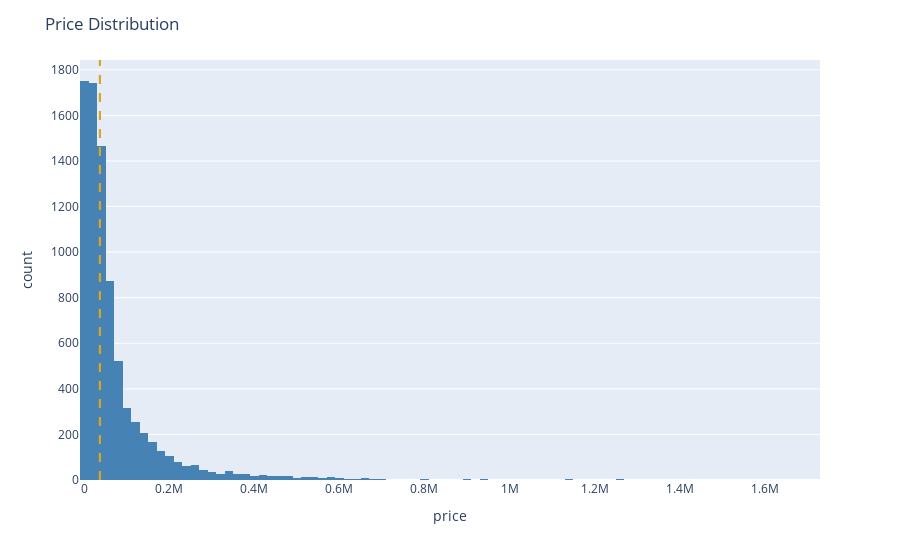

Here is the notebook cell this chart was saved with:
### Markdown cell above
#### 2. Price Distribution

### Code cell
# create a histogram and set 100 bins
fig_2 = px.histogram(hospital_all, 
                     x = "price", 
                     nbins = 100, 
                     color_discrete_sequence = ['steelblue'],)

# add the median line
fig_2.add_vline(x = np.median(hospital_all.price), 
                line_dash = 'dash', 
                line_color = 'goldenrod')

fig_2.add_vline(x = np.median(hospital_all.price), 
                        line_dash = 'dash', 
                        line_color = 'goldenrod')

fig_2.update_layout(title = "Price Distribution")

fig_2.show()

### Figure 1 — Plotly figure (JSON) as saved in the notebook; plotly's stock layout.template omitted (floating-point values rounded to 4 significant figures; data arrays with more than 128 entries replaced by an {"elided": "..."} marker saying what was removed)
{"data": [{"alignmentgroup": "True", "bingroup": "x", "hovertemplate": "price=%{x}<br>count=%{y}<extra></extra>", "legendgroup": "", "marker": {"color": "steelblue", "pattern": {"shape": ""}}, "name": "", "nbinsx": 100, "offsetgroup": "", "orientation": "v", "showlegend": false, "type": "histogram", "x": {"elided": "8157 float values"}, "xaxis": "x", "yaxis": "y"}], "layout": {"barmode": "relative", "legend": {"tracegroupgap": 0}, "margin": {"t": 60}, "shapes": [{"line": {"color": "goldenrod", "dash": "dash"}, "type": "line", "x0": 36790.0, "x1": 36790.0, "xref": "x", "y0": 0, "y1": 1, "yref": "y domain"}, {"line": {"color": "goldenrod", "dash": "dash"}, "type": "line", "x0": 36790.0, "x1": 36790.0, "xref": "x", "y0": 0, "y1": 1, "yref": "y domain"}], "title": {"text": "Price Distribution"}, "xaxis": {"anchor": "y", "domain": [0, 1], "title": {"text": "price"}}, "yaxis": {"anchor": "x", "domain": [0, 1], "title": {"text": "count"}}}}
